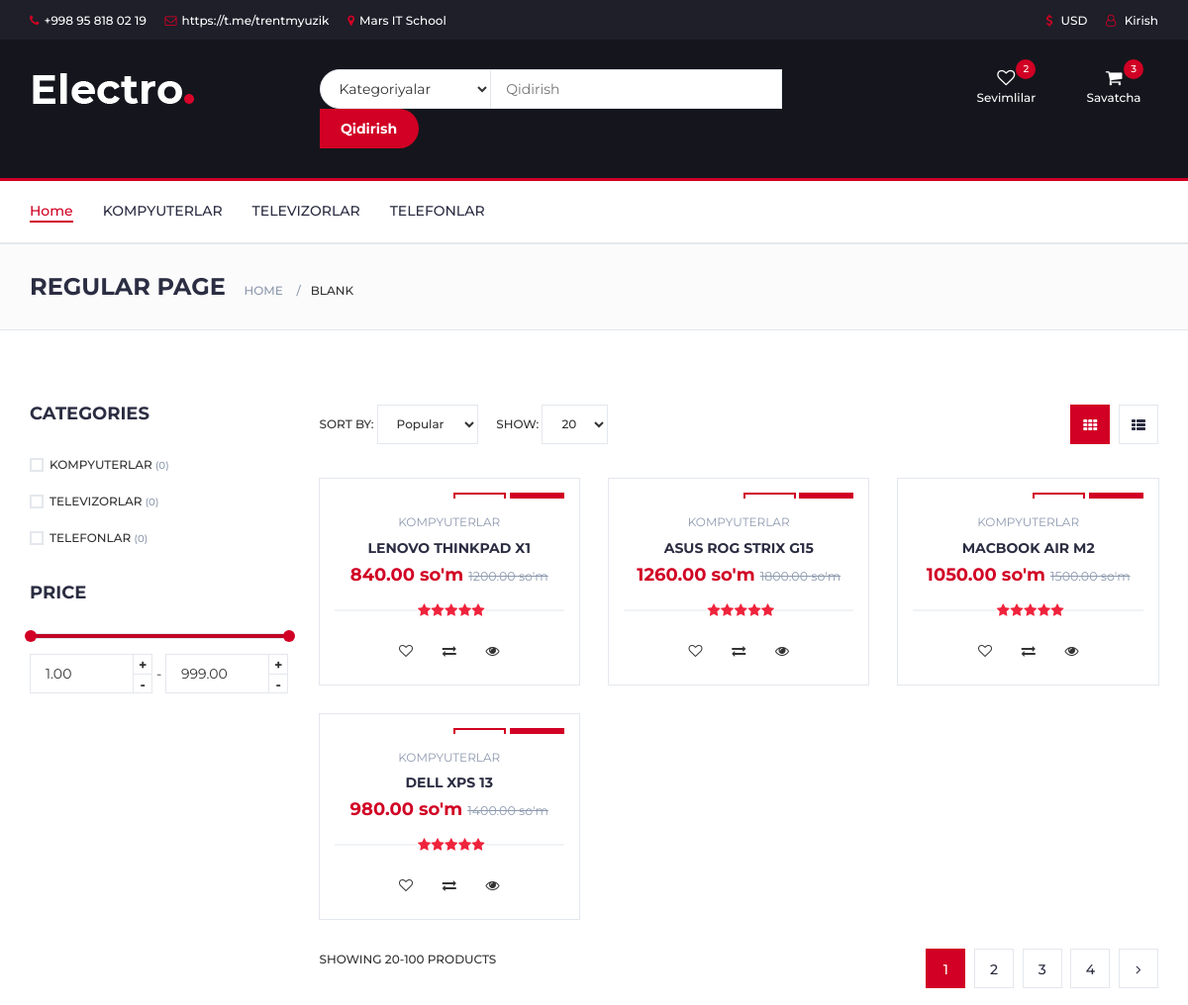
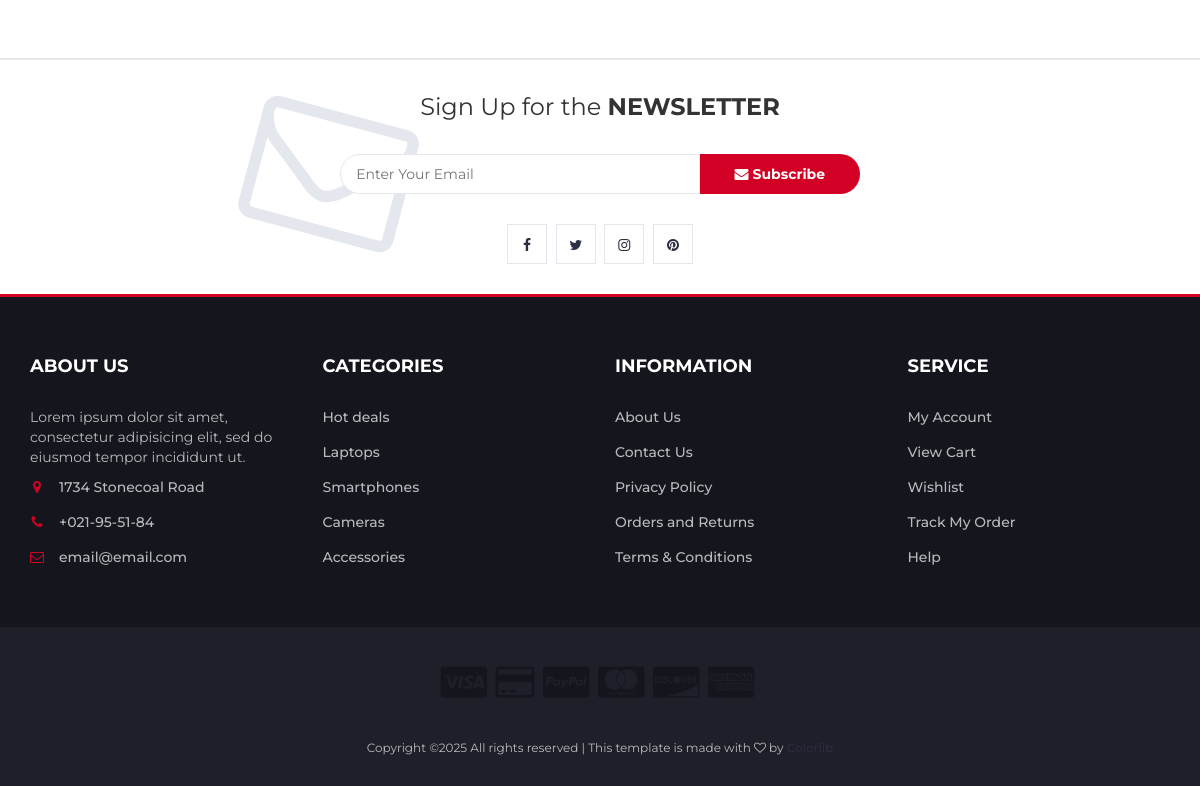
The page /store/KOMPYUTERLAR/ on the database its author committed (2 pictures, top to bottom).
### apps/models.py (models this page shows, shortened)
class ProductCategory(models.Model):
    name = models.CharField(max_length=255)

class Product(models.Model):
    name = models.CharField(max_length=255)
    description = models.TextField()
    price = models.DecimalField(max_digits=10, decimal_places=2)
    category = models.ForeignKey(ProductCategory, related_name='products', on_delete=models.CASCADE)
    stock_quantity = models.PositiveIntegerField()
    def birinchi_image(self):
        return self.images.first().image
    def get_skidka_price(self):
        return self.price * 70 / 100

### apps/views.py (the view)
# urls.py: path('store/<str:c>/', views.StorePage, name='store'),
def StorePage(request, c):
    products = Product.objects.filter(category__name=c)
    categories = ProductCategory.objects.all()
    context = {
        'products': products,
        'categories': categories
    }
    return render(request, 'store.html', context)

### templates/store.html (shortened to what this page needs)
{% extends 'base.html' %}
{% block content %}
		<div class="section">
			<div class="container">
				<div class="row">
					<div id="aside" class="col-md-3">
						<div class="aside">
							<h3 class="aside-title">Categories</h3>
							<div class="checkbox-filter">
									{% for category in categories %}
								<div class="input-checkbox">
									<label for="category-{{category.id}}">
										<span></span>
										{{category.name}}
										<small>(0)</small>
									</label>
								</div>
								{% endfor %}
							</div>
						</div>
						<div class="aside">
							<h3 class="aside-title">Price</h3>
							<div class="price-filter">
								<div id="price-slider"></div>
								<div class="input-number price-min">
									<input id="price-min" type="number">
									<span class="qty-up">+</span>
									<span class="qty-down">-</span>
								</div>
								<span>-</span>
								<div class="input-number price-max">
									<input id="price-max" type="number">
									<span class="qty-up">+</span>
									<span class="qty-down">-</span>
								</div>
							</div>
						</div>
					</div>
					<div id="store" class="col-md-9">
						<div class="store-filter clearfix">
							<div class="store-sort">
								<label>
									Sort By:
									<select class="input-select">
										<option value="0">Popular</option>
									</select>
								</label>
								<label>
									Show:
									<select class="input-select">
										<option value="0">20</option>
									</select>
								</label>
							</div>
							<ul class="store-grid">
								<li class="active"><i class="fa fa-th"></i></li>
								<li><a href="#"><i class="fa fa-th-list"></i></a></li>
							</ul>
						</div>
						<div class="row">
							{% for product in products %}
							<div class="col-md-4 col-xs-6">
								<div class="product">
									<div class="product-img">
										<div class="product-label">
											<span class="sale">-30%</span>
											<span class="new">NEW</span>
										</div>
									</div>
									<div class="product-body">
										<p class="product-category">{{product.category.name}}</p>
										<h3 class="product-name"><a href="{% url 'product' pk=product.id %}">{{product.name}}</a></h3>
										<h4 class="product-price">{{product.get_skidka_price}} so'm <del class="product-old-price">{{product.price}} so'm</del></h4>
										<div class="product-rating">
											<i class="fa fa-star"></i>
											<i class="fa fa-star"></i>
											<i class="fa fa-star"></i>
											<i class="fa fa-star"></i>
											<i class="fa fa-star"></i>
										</div>
										<div class="product-btns">
											<button class="add-to-wishlist"><i class="fa fa-heart-o"></i><span class="tooltipp">yoqtirganlarga qo'shish</span></button>
											<button class="add-to-compare"><i class="fa fa-exchange"></i><span class="tooltipp">taqqoslash</span></button>
											<button class="quick-view"><i class="fa fa-eye"></i><span class="tooltipp">batafsil ko'rish</span></button>
										</div>
									</div>
									<div class="add-to-cart">
										<button class="add-to-cart-btn"> savatga qo'shish</button>
									</div>
								</div>
							</div>
							{% endfor %}
						</div>
						<div class="store-filter clearfix">
							<span class="store-qty">Showing 20-100 products</span>
							<ul class="store-pagination">
								<li class="active">1</li>
								<li><a href="#">2</a></li>
								<li><a href="#">3</a></li>
								<li><a href="#">4</a></li>
								<li><a href="#"><i class="fa fa-angle-right"></i></a></li>
							</ul>
						</div>
					</div>
				</div>
			</div>
		</div>
{% endblock %}

### templates/base.html (shortened to what this page needs)
{% load static %}
<!DOCTYPE html>
<html lang="en">
	<head>
		 <link type="text/css" rel="stylesheet" href="{% static 'css/bootstrap.min.css' %}"/>
		 <link type="text/css" rel="stylesheet" href="{% static 'css/slick.css' %}"/>
		 <link type="text/css" rel="stylesheet" href="{% static 'css/slick-theme.css' %}"/>
		 <link type="text/css" rel="stylesheet" href="{% static 'css/nouislider.min.css' %}"/>
		 <link rel="stylesheet" href="{% static 'css/font-awesome.min.css' %}"/>
		 <link type="text/css" rel="stylesheet" href="{% static 'css/style.css' %}"/>
    </head>
	<body>
		<header>
			<div id="top-header">
				<div class="container">
					<ul class="header-links pull-left">
						<li><a href="998 95 818 02 19 "><i class="fa fa-phone"></i>+998 95 818 02 19 </a></li>
						<li><a href="https://t.me/trentmyuzik"><i class="fa fa-envelope-o"></i>https://t.me/trentmyuzik</a></li>
						<li><a target="_blank" href="https://www.google.com/maps/place/MARS+IT+School+Tinchlik/@41.3347093,69.2155295,17z/data=!3m1!4b1!4m6!3m5!1s0x38ae8bfe2c9dfdb7:0x4e70e6b88f98e874!8m2!3d41.3347093!4d69.2155295!16s%2Fg%2F11np7s_hdt?entry=ttu&g_ep=EgoyMDI1MDIxNy4wIKXMDSoASAFQAw%3D%3D"><i class="fa fa-map-marker"></i>Mars IT School</a></li>
					</ul>
					<ul class="header-links pull-right">
						<li><a href="#"><i class="fa fa-dollar"></i> USD</a></li>
						{% if user.is_authenticated %}
							<li><a href="{% url 'logout' %}"><i class="fa fa-user-o"></i> Chiqish</a></li>
						{% else %}
							<li><a href="{% url 'login' %}"><i class="fa fa-user-o"></i> Kirish</a></li>
						{% endif %}
					</ul>
				</div>
			</div>
			<div id="header">
				<div class="container">
					<div class="row">
						<div class="col-md-3">
							<div class="header-logo">
								<a href="#" class="logo">
									<img src="{% static 'img/logo.png' %}" alt="UzbekShop">
								</a>
							</div>
						</div>
						<div class="col-md-6">
							<div class="header-search">
								<form>
									<select class="input-select">
										<option value="0">Kategoriyalar</option>
									</select>
									<input class="input" placeholder="Qidirish">
									<button class="search-btn">Qidirish</button>
								</form>
							</div>
						</div>
						<div class="col-md-3 clearfix">
							<div class="header-ctn">
								<div>
									<a href="#">
										<i class="fa fa-heart-o"></i>
										<span>Sevimlilar</span>
										<div class="qty">2</div>
									</a>
								</div>
								<div class="dropdown">
									<a class="dropdown-toggle" data-toggle="dropdown" aria-expanded="true">
										<i class="fa fa-shopping-cart"></i>
										<span>Savatcha</span>
										<div class="qty">3</div>
									</a>
								</div>
							</div>
						</div>
					</div>
				</div>
			</div>
		</header>
		<nav id="navigation">
			<div class="container">
				<div id="responsive-nav">
					<ul class="main-nav nav navbar-nav">
						<li class="active"><a href="{% url 'home' %}">Home</a></li>
						{% for c in categories %}
						<li><a href="{% url 'store' c=c.name %}">{{c.name}}</a></li>
						{% endfor %}
					</ul>
				</div>
			</div>
		</nav>
		<div id="breadcrumb" class="section">
			<div class="container">
				<div class="row">
					<div class="col-md-12">
						<h3 class="breadcrumb-header">Regular Page</h3>
						<ul class="breadcrumb-tree">
							<li><a href="#">Home</a></li>
							<li class="active">Blank</li>
						</ul>
					</div>
				</div>
			</div>
		</div>
		{% block content %}
		{% endblock %}
		<div id="newsletter" class="section">
			<div class="container">
				<div class="row">
					<div class="col-md-12">
						<div class="newsletter">
							<p>Sign Up for the <strong>NEWSLETTER</strong></p>
							<form>
								<input class="input" type="email" placeholder="Enter Your Email">
								<button class="newsletter-btn"><i class="fa fa-envelope"></i> Subscribe</button>
							</form>
							<ul class="newsletter-follow">
								<li>
									<a href="#"><i class="fa fa-facebook"></i></a>
								</li>
								<li>
									<a href="#"><i class="fa fa-twitter"></i></a>
								</li>
								<li>
									<a href="#"><i class="fa fa-instagram"></i></a>
								</li>
								<li>
									<a href="#"><i class="fa fa-pinterest"></i></a>
								</li>
							</ul>
						</div>
					</div>
				</div>
			</div>
		</div>
		<footer id="footer">
			<div class="section">
				<div class="container">
					<div class="row">
						<div class="col-md-3 col-xs-6">
							<div class="footer">
								<h3 class="footer-title">About Us</h3>
								<p>Lorem ipsum dolor sit amet, consectetur adipisicing elit, sed do eiusmod tempor incididunt ut.</p>
								<ul class="footer-links">
									<li><a href="#"><i class="fa fa-map-marker"></i>1734 Stonecoal Road</a></li>
									<li><a href="#"><i class="fa fa-phone"></i>+021-95-51-84</a></li>
									<li><a href="#"><i class="fa fa-envelope-o"></i>email@email.com</a></li>
								</ul>
							</div>
						</div>
						<div class="col-md-3 col-xs-6">
							<div class="footer">
								<h3 class="footer-title">Categories</h3>
								<ul class="footer-links">
									<li><a href="#">Hot deals</a></li>
									<li><a href="#">Laptops</a></li>
									<li><a href="#">Smartphones</a></li>
									<li><a href="#">Cameras</a></li>
									<li><a href="#">Accessories</a></li>
								</ul>
							</div>
						</div>
						<div class="col-md-3 col-xs-6">
							<div class="footer">
								<h3 class="footer-title">Information</h3>
								<ul class="footer-links">
									<li><a href="#">About Us</a></li>
									<li><a href="#">Contact Us</a></li>
									<li><a href="#">Privacy Policy</a></li>
									<li><a href="#">Orders and Returns</a></li>
									<li><a href="#">Terms & Conditions</a></li>
								</ul>
							</div>
						</div>
						<div class="col-md-3 col-xs-6">
							<div class="footer">
								<h3 class="footer-title">Service</h3>
								<ul class="footer-links">
									<li><a href="#">My Account</a></li>
									<li><a href="#">View Cart</a></li>
									<li><a href="#">Wishlist</a></li>
									<li><a href="#">Track My Order</a></li>
									<li><a href="#">Help</a></li>
								</ul>
							</div>
						</div>
					</div>
				</div>
			</div>
			<div id="bottom-footer" class="section">
				<div class="container">
					<div class="row">
						<div class="col-md-12 text-center">
							<ul class="footer-payments">
								<li><a href="#"><i class="fa fa-cc-visa"></i></a></li>
								<li><a href="#"><i class="fa fa-credit-card"></i></a></li>
								<li><a href="#"><i class="fa fa-cc-paypal"></i></a></li>
								<li><a href="#"><i class="fa fa-cc-mastercard"></i></a></li>
								<li><a href="#"><i class="fa fa-cc-discover"></i></a></li>
								<li><a href="#"><i class="fa fa-cc-amex"></i></a></li>
							</ul>
							<span class="copyright">
								Copyright &copy;<script>document.write(new Date().getFullYear());</script> All rights reserved | This template is made with <i class="fa fa-heart-o" aria-hidden="true"></i> by <a href="https://colorlib.com" target="_blank">Colorlib</a>
							</span>
						</div>
					</div>
				</div>
			</div>
		</footer>
	</body>
</html>

### rows shown on the page
ProductCategory: name "KOMPYUTERLAR"
ProductCategory: name "TELEVIZORLAR"
ProductCategory: name "TELEFONLAR"
Product: category.name "KOMPYUTERLAR", name "LENOVO THINKPAD X1", get_skidka_price "840.00", price "1200.00"
Product: category.name "KOMPYUTERLAR", name "ASUS ROG STRIX G15", get_skidka_price "1260.00", price "1800.00"
Product: category.name "KOMPYUTERLAR", name "MACBOOK AIR M2", get_skidka_price "1050.00", price "1500.00"
Product: category.name "KOMPYUTERLAR", name "DELL XPS 13", get_skidka_price "980.00", price "1400.00"
